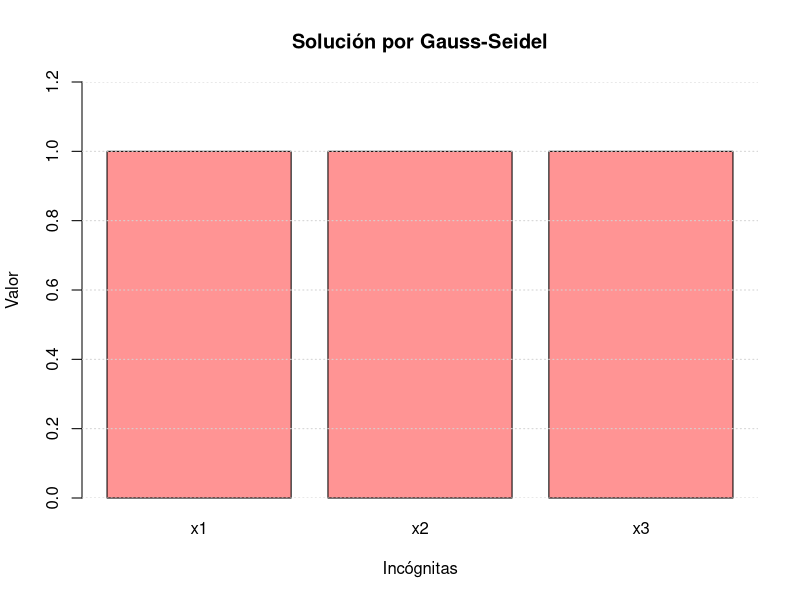

This figure's R source:
# Función para Gauss-Seidel
gauss_seidel <- function(A, b, tol = 1e-10, max_iter = 100) {
  n <- nrow(A)
  x <- rep(0, n)
  
  for (iter in 1:max_iter) {
    x_old <- x
    
    for (i in 1:n) {
      sum1 <- sum(A[i, -i] * x[-i])
      x[i] <- (b[i] - sum1) / A[i, i]
    }
    
    # Criterio de parada
    if (sqrt(sum((x - x_old)^2)) < tol) {
      cat("Convergencia alcanzada en", iter, "iteraciones.\n")
      return(x)
    }
  }
  cat("Máximo número de iteraciones alcanzado.\n")
  return(x)
}

#generar la matrices 
A<- matrix(c(3,-1,-1,
             -1,3,1,
             2,1,4), nrow = 3,byrow= TRUE)
b<-c(1,3,7)

# Resolver usando Gauss-Seidel
solution <- gauss_seidel(A, b)

# Resultado
print("Solución del sistema (Gauss-Seidel):")
print(solution)

# Gráfica de la solución
barplot(solution, 
        names.arg = paste("x", 1:length(solution), sep = ""),
        col = "#FF9494",
        main = "Solución por Gauss-Seidel",
        xlab = "Incógnitas",
        ylab = "Valor",
        ylim = c(0, max(solution) + 0.2))
grid(nx = NA, ny = NULL)